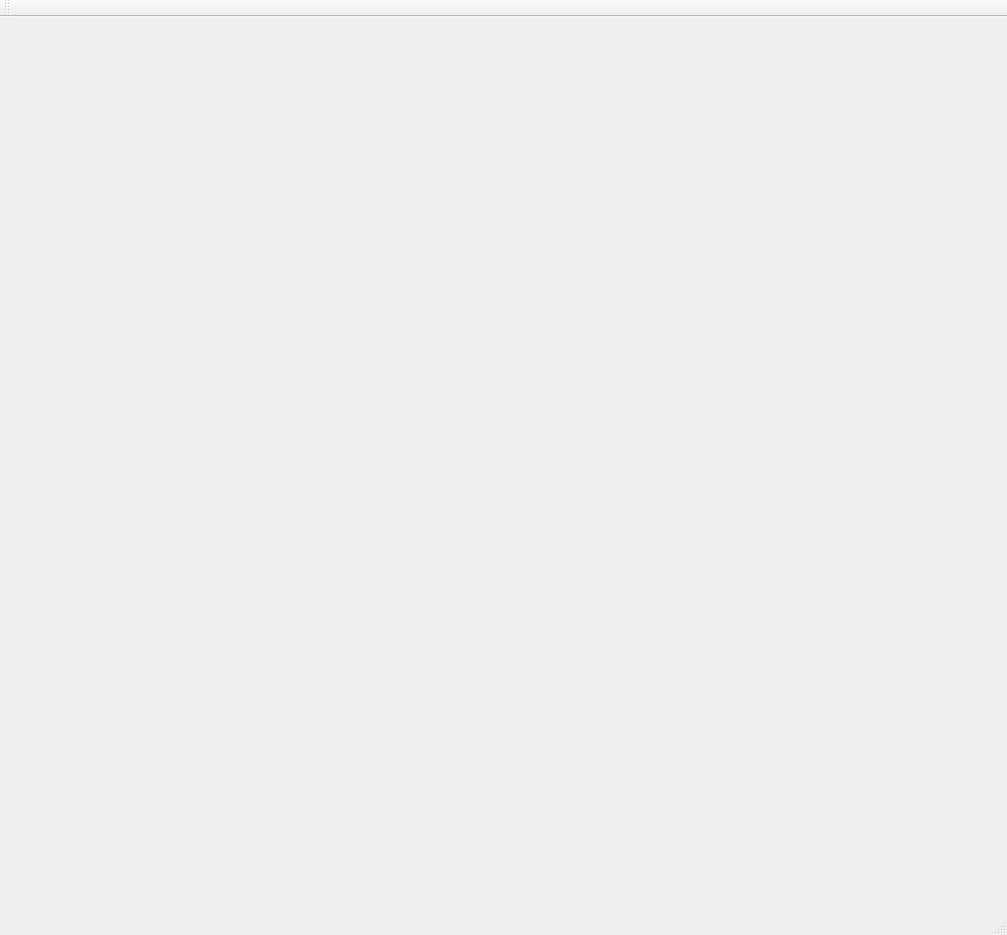
<?xml version="1.0" encoding="UTF-8"?>
<ui version="4.0">
 <class>PlotClass</class>
 <widget class="QMainWindow" name="PlotClass">
  <property name="geometry">
   <rect>
    <x>0</x>
    <y>0</y>
    <width>1007</width>
    <height>935</height>
   </rect>
  </property>
  <property name="windowTitle">
   <string>Plot</string>
  </property>
  <widget class="QWidget" name="centralWidget">
   <widget class="QCustomPlot" name="plot" native="true">
    <property name="geometry">
     <rect>
      <x>10</x>
      <y>10</y>
      <width>981</width>
      <height>871</height>
     </rect>
    </property>
   </widget>
  </widget>
  <widget class="QMenuBar" name="menuBar">
   <property name="geometry">
    <rect>
     <x>0</x>
     <y>0</y>
     <width>1007</width>
     <height>23</height>
    </rect>
   </property>
  </widget>
  <widget class="QToolBar" name="mainToolBar">
   <attribute name="toolBarArea">
    <enum>TopToolBarArea</enum>
   </attribute>
   <attribute name="toolBarBreak">
    <bool>false</bool>
   </attribute>
  </widget>
  <widget class="QStatusBar" name="statusBar"/>
 </widget>
 <layoutdefault spacing="6" margin="11"/>
 <customwidgets>
  <customwidget>
   <class>QCustomPlot</class>
   <extends>QWidget</extends>
   <header location="global">qcustomplot.h</header>
   <container>1</container>
  </customwidget>
 </customwidgets>
 <resources>
  <include location="Plot.qrc"/>
 </resources>
 <connections/>
</ui>
